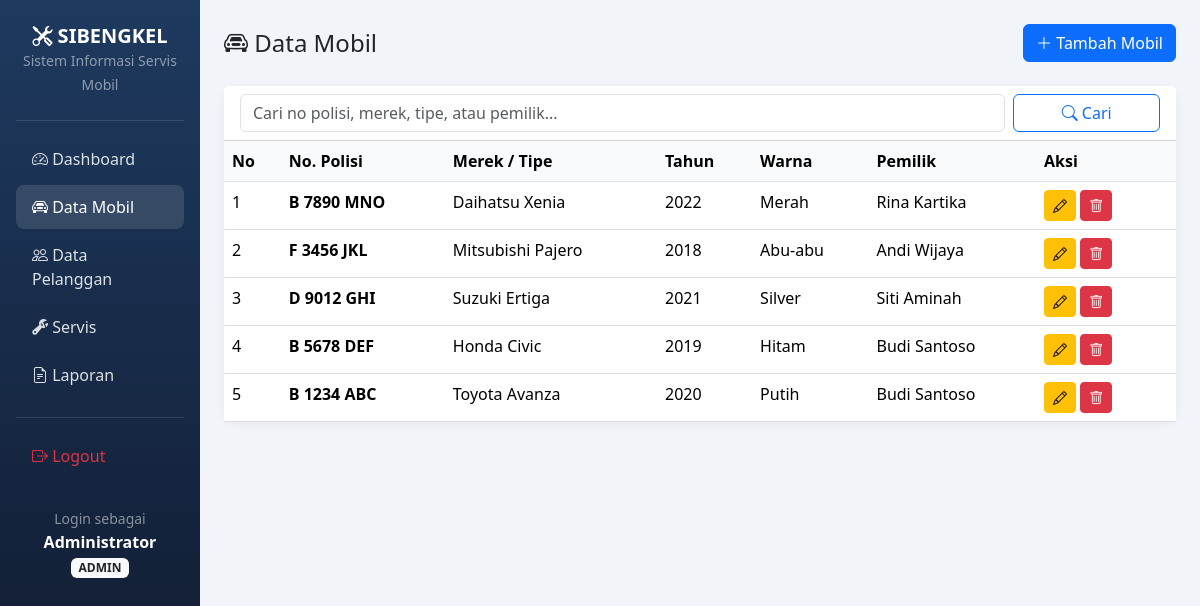
Page /pages/mobil/index.php (signed in) on the committed database.
### tables this page shows
CREATE TABLE mobil (
    id INT AUTO_INCREMENT PRIMARY KEY,
    id_pelanggan INT NOT NULL,
    no_polisi VARCHAR(20) NOT NULL UNIQUE,
    merek VARCHAR(50) NOT NULL,
    tipe VARCHAR(50) NOT NULL,
    tahun YEAR,
    warna VARCHAR(30),
    created_at TIMESTAMP DEFAULT CURRENT_TIMESTAMP,
    FOREIGN KEY (id_pelanggan) REFERENCES pelanggan(id) ON DELETE CASCADE
);

CREATE TABLE pelanggan (
    id INT AUTO_INCREMENT PRIMARY KEY,
    nama VARCHAR(100) NOT NULL,
    email VARCHAR(100),
    no_hp VARCHAR(20),
    alamat TEXT,
    created_at TIMESTAMP DEFAULT CURRENT_TIMESTAMP
);

### includes/auth.php (called while the page is built, shortened)
<?php
function getBasePath() {
    $script_path = str_replace('\\', '/', dirname($_SERVER['SCRIPT_NAME']));
    $base = preg_replace('#/pages(/.*)?$#', '', $script_path);
    if ($base === '/' || $base === '') {
        $base = '';
    }
    return $base;
}
function getUser() {
    return [
        'id'       => $_SESSION['user_id'] ?? null,
        'username' => $_SESSION['username'] ?? null,
        'nama'     => $_SESSION['nama'] ?? null,
        'role'     => $_SESSION['role'] ?? null
    ];
}
?>

### pages/mobil/index.php (the view, shortened to what this page needs)
<?php
require_once '../../config/database.php';
require_once '../../includes/header.php';
$search = trim($_GET['search'] ?? '');
if ($search) {
    $stmt = $conn->prepare("
        SELECT m.*, p.nama as nama_pelanggan
        FROM mobil m
        JOIN pelanggan p ON m.id_pelanggan = p.id
        WHERE m.no_polisi LIKE ? OR m.merek LIKE ? OR m.tipe LIKE ? OR p.nama LIKE ?
        ORDER BY m.id DESC
    ");
    $like = "%$search%";
    $stmt->bind_param("ssss", $like, $like, $like, $like);
    $stmt->execute();
    $result = $stmt->get_result();
} else {
    $result = $conn->query("
        SELECT m.*, p.nama as nama_pelanggan
        FROM mobil m
        JOIN pelanggan p ON m.id_pelanggan = p.id
        ORDER BY m.id DESC
    ");
}
?>
<div class="d-flex justify-content-between align-items-center mb-4">
    <h4 class="mb-0"><i class="bi bi-car-front"></i> Data Mobil</h4>
    <a href="tambah.php" class="btn btn-primary"><i class="bi bi-plus-lg"></i> Tambah Mobil</a>
</div>
<div class="card">
    <div class="card-header bg-white">
        <form method="GET" class="row g-2">
            <div class="col-md-10">
                <input type="text" name="search" class="form-control" placeholder="Cari no polisi, merek, tipe, atau pemilik..." value="<?= htmlspecialchars($search) ?>">
            </div>
            <div class="col-md-2">
                <button type="submit" class="btn btn-outline-primary w-100"><i class="bi bi-search"></i> Cari</button>
            </div>
        </form>
    </div>
    <div class="card-body p-0">
        <div class="table-responsive">
            <table class="table table-hover mb-0">
                <thead>
                    <tr>
                        <th>No</th>
                        <th>No. Polisi</th>
                        <th>Merek / Tipe</th>
                        <th>Tahun</th>
                        <th>Warna</th>
                        <th>Pemilik</th>
                        <th width="140">Aksi</th>
                    </tr>
                </thead>
                <tbody>
                    <?php if ($result->num_rows > 0): ?>
                        <?php $no = 1; while ($row = $result->fetch_assoc()): ?>
                            <tr>
                                <td><?= $no++ ?></td>
                                <td><strong><?= htmlspecialchars($row['no_polisi']) ?></strong></td>
                                <td><?= htmlspecialchars($row['merek']) ?> <?= htmlspecialchars($row['tipe']) ?></td>
                                <td><?= $row['tahun'] ?? '-' ?></td>
                                <td><?= htmlspecialchars($row['warna'] ?? '-') ?></td>
                                <td><?= htmlspecialchars($row['nama_pelanggan']) ?></td>
                                <td>
                                    <a href="edit.php?id=<?= $row['id'] ?>" class="btn btn-sm btn-warning"><i class="bi bi-pencil"></i></a>
                                    <a href="index.php?hapus=<?= $row['id'] ?>" class="btn btn-sm btn-danger"
                                       onclick="return confirm('Yakin hapus mobil ini?')"><i class="bi bi-trash"></i></a>
                                </td>
                            </tr>
                        <?php endwhile; ?>
                    <?php else: ?>
                        <tr><td colspan="7" class="text-center text-muted py-4">Tidak ada data mobil</td></tr>
                    <?php endif; ?>
                </tbody>
            </table>
        </div>
    </div>
</div>
<?php require_once '../../includes/footer.php'; ?>

### includes/header.php (shortened to what this page needs)
<?php
require_once __DIR__ . '/auth.php';
$user = getUser();
$base = getBasePath();
?>
<!DOCTYPE html>
<html lang="id">
<head>
    <link href="https://cdn.jsdelivr.net/npm/bootstrap@5.3.3/dist/css/bootstrap.min.css" rel="stylesheet">
    <link href="https://cdn.jsdelivr.net/npm/bootstrap-icons@1.11.3/font/bootstrap-icons.min.css" rel="stylesheet">
</head>
<body>
<div class="container-fluid">
    <div class="row">
        <nav class="col-md-3 col-lg-2 d-md-block sidebar collapse p-3">
            <div class="text-center mb-4 mt-2">
                <h5 class="text-white fw-bold mb-0"><i class="bi bi-tools"></i> SIBENGKEL</h5>
                <small class="text-white-50">Sistem Informasi Servis Mobil</small>
            </div>
            <hr class="text-white-50">
            <ul class="nav flex-column">
                <li class="nav-item">
                    <a class="nav-link <?= strpos($_SERVER['PHP_SELF'], 'dashboard') !== false ? 'active' : '' ?>" href="<?= $base ?>/pages/dashboard.php">
                        <i class="bi bi-speedometer2"></i> Dashboard
                    </a>
                </li>
                <li class="nav-item">
                    <a class="nav-link <?= strpos($_SERVER['PHP_SELF'], 'mobil') !== false ? 'active' : '' ?>" href="<?= $base ?>/pages/mobil/index.php">
                        <i class="bi bi-car-front"></i> Data Mobil
                    </a>
                </li>
                <li class="nav-item">
                    <a class="nav-link <?= strpos($_SERVER['PHP_SELF'], 'pelanggan') !== false ? 'active' : '' ?>" href="<?= $base ?>/pages/pelanggan/index.php">
                        <i class="bi bi-people"></i> Data Pelanggan
                    </a>
                </li>
                <li class="nav-item">
                    <a class="nav-link <?= strpos($_SERVER['PHP_SELF'], 'servis') !== false ? 'active' : '' ?>" href="<?= $base ?>/pages/servis/index.php">
                        <i class="bi bi-wrench-adjustable"></i> Servis
                    </a>
                </li>
                <li class="nav-item">
                    <a class="nav-link <?= strpos($_SERVER['PHP_SELF'], 'laporan') !== false ? 'active' : '' ?>" href="<?= $base ?>/pages/laporan/index.php">
                        <i class="bi bi-file-earmark-text"></i> Laporan
                    </a>
                </li>
                <hr class="text-white-50">
                <li class="nav-item">
                    <a class="nav-link text-danger" href="<?= $base ?>/logout.php">
                        <i class="bi bi-box-arrow-right"></i> Logout
                    </a>
                </li>
            </ul>
            <div class="mt-auto pt-4 text-center">
                <small class="text-white-50">Login sebagai</small><br>
                <span class="text-white fw-semibold"><?= htmlspecialchars($user['nama']) ?></span><br>
                <span class="badge bg-light text-dark mt-1"><?= strtoupper($user['role']) ?></span>
            </div>
        </nav>
        <main class="col-md-9 col-lg-10 ms-sm-auto px-md-4 py-4">

### includes/footer.php (shortened to what this page needs)
</main>
    </div>
</div>
</body>
</html>

### includes/header.php (style rules this page uses)
body { background-color: #f1f5f9; }
.sidebar { min-height: 100vh; background: linear-gradient(180deg, #1e3a5f 0%, #0f172a 100%); }
.sidebar .nav-link { color: rgba(255,255,255,0.85); border-radius: 8px; margin-bottom: 4px; padding: 10px 16px; }
.sidebar .nav-link:hover, .sidebar .nav-link.active { background-color: rgba(255,255,255,0.12); color: #fff; }
.sidebar .nav-link i { width: 24px; }
.card { border: none; border-radius: 12px; box-shadow: 0 2px 10px rgba(0,0,0,0.06); }
.table th { font-weight: 600; background-color: #f8fafc; }

### rows in the picture
mobil: no_polisi "B 7890 MNO", merek "Daihatsu", tipe "Xenia", tahun "2022", warna "Merah", id_pelanggan.nama "Rina Kartika"
mobil: no_polisi "F 3456 JKL", merek "Mitsubishi", tipe "Pajero", tahun "2018", warna "Abu-abu", id_pelanggan.nama "Andi Wijaya"
mobil: no_polisi "D 9012 GHI", merek "Suzuki", tipe "Ertiga", tahun "2021", warna "Silver", id_pelanggan.nama "Siti Aminah"
mobil: no_polisi "B 5678 DEF", merek "Honda", tipe "Civic", tahun "2019", warna "Hitam", id_pelanggan.nama "Budi Santoso"
mobil: no_polisi "B 1234 ABC", merek "Toyota", tipe "Avanza", tahun "2020", warna "Putih", id_pelanggan.nama "Budi Santoso"

### other values in the picture
$user['nama'] "Administrator"
$user['role'] "ADMIN"
